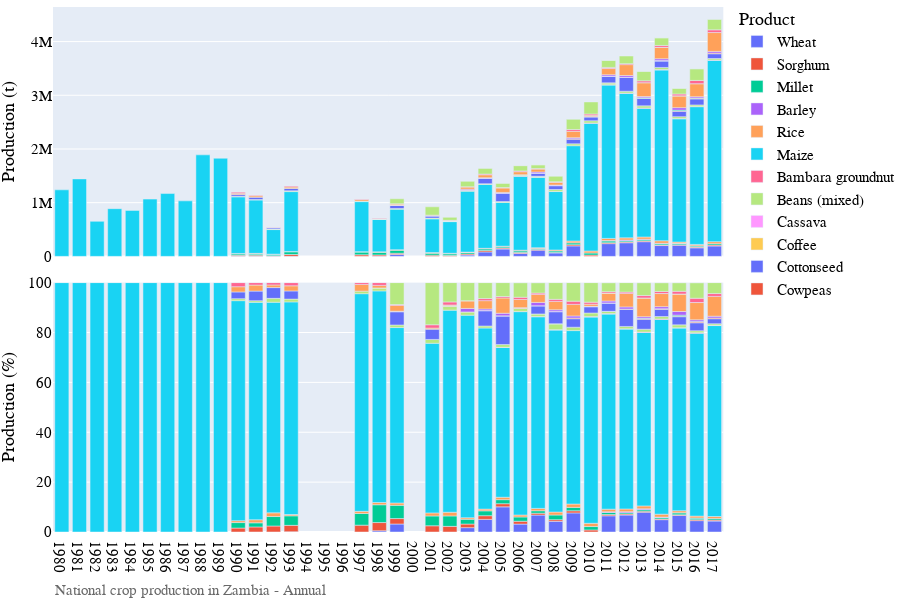

Notebook code cell kept with this figure:
### Markdown cell above
# Visualization of production data

### Code cell
# Bar chart of national crop production
country_iso, country_name = 'ZM', 'Zambia'
df = pd.read_csv('../data/crop/adm_crop_production_%s.csv' % country_iso, index_col=0)
df['year'] = df['harvest_year']
year = [df['year'].min(), df['year'].max()]
product_order = ['Wheat', 'Sorghum', 'Millet','Barley', 'Rice','Maize']
for season_name in ['Annual']:
    footnote = 'National crop production in %s - %s' % (country_name, season_name)
    fn_save = '../figures/%s_bar_natgrainprod_%s.png' % (country_iso, season_name)
    sub = df[df['season_name'] == season_name]
    fig = PlotBarProduction(sub, year, product_order, footnote)#, fn_save)
    fig.show()

### Figure 1 — Plotly figure (JSON) as saved in the notebook; plotly's stock layout.template omitted (floating-point values rounded to 4 significant figures)
{"data": [{"alignmentgroup": "True", "hovertemplate": "product=Wheat<br>season_name=Annual<br>type=orig_unit<br>year=%{x}<br>value=%{y}<extra></extra>", "legendgroup": "Wheat", "marker": {"color": "#636efa", "pattern": {"shape": ""}}, "name": "Wheat", "offsetgroup": "Wheat", "orientation": "v", "showlegend": true, "textposition": "auto", "type": "bar", "x": [1990, 1991, 1992, 1993, 1998, 1999, 2003, 2004, 2005, 2006, 2007, 2008, 2009, 2011, 2012, 2013, 2014, 2015, 2016, 2017], "xaxis": "x2", "y": [78, 163, 82, 1588, 3618.0, 34410.0, 24520.0, 82858, 136800.0, 53479, 115800.0, 63880, 195500.0, 237300.0, 253500.0, 273600.0, 201500.0, 208500.0, 159400.0, 193700.0], "yaxis": "y2"}, {"alignmentgroup": "True", "hovertemplate": "product=Wheat<br>season_name=Annual<br>type=percent<br>year=%{x}<br>value=%{y}<extra></extra>", "legendgroup": "Wheat", "marker": {"color": "#636efa", "pattern": {"shape": ""}}, "name": "Wheat", "offsetgroup": "Wheat", "orientation": "v", "showlegend": false, "textposition": "auto", "type": "bar", "x": [1990, 1991, 1992, 1993, 1998, 1999, 2003, 2004, 2005, 2006, 2007, 2008, 2009, 2011, 2012, 2013, 2014, 2015, 2016, 2017], "xaxis": "x", "y": [0.006527, 0.01429, 0.01514, 0.1214, 0.5091, 3.207, 1.756, 5.059, 10.08, 3.163, 6.788, 4.285, 7.659, 6.5, 6.795, 7.937, 4.949, 6.656, 4.561, 4.391], "yaxis": "y"}, {"alignmentgroup": "True", "hovertemplate": "product=Sorghum<br>season_name=Annual<br>type=orig_unit<br>year=%{x}<br>value=%{y}<extra></extra>", "legendgroup": "Sorghum", "marker": {"color": "#EF553B", "pattern": {"shape": ""}}, "name": "Sorghum", "offsetgroup": "Sorghum", "orientation": "v", "showlegend": true, "textposition": "auto", "type": "bar", "x": [1990, 1991, 1992, 1993, 1997, 1998, 1999, 2001, 2002, 2003, 2004, 2005, 2006, 2007, 2008, 2009, 2010, 2011, 2012, 2013, 2014, 2015, 2016, 2017], "xaxis": "x2", "y": [18833, 23045, 12996, 33330, 29280.0, 23290.0, 23350.0, 23060.0, 16452, 19980.0, 24270.0, 17240.0, 19473, 12730.0, 9988, 21700.0, 23990.0, 17770.0, 15140.0, 14920.0, 11480.0, 7876.0, 13900.0, 17260.0], "yaxis": "y2"}, {"alignmentgroup": "True", "hovertemplate": "product=Sorghum<br>season_name=Annual<br>type=percent<br>year=%{x}<br>value=%{y}<extra></extra>", "legendgroup": "Sorghum", "marker": {"color": "#EF553B", "pattern": {"shape": ""}}, "name": "Sorghum", "offsetgroup": "Sorghum", "orientation": "v", "showlegend": false, "textposition": "auto", "type": "bar", "x": [1990, 1991, 1992, 1993, 1997, 1998, 1999, 2001, 2002, 2003, 2004, 2005, 2006, 2007, 2008, 2009, 2010, 2011, 2012, 2013, 2014, 2015, 2016, 2017], "xaxis": "x", "y": [1.576, 2.021, 2.399, 2.549, 2.744, 3.278, 2.176, 2.497, 2.261, 1.43, 1.482, 1.27, 1.152, 0.7459, 0.67, 0.8504, 0.8341, 0.4866, 0.4057, 0.4329, 0.282, 0.2515, 0.3978, 0.3911], "yaxis": "y"}, {"alignmentgroup": "True", "hovertemplate": "product=Millet<br>season_name=Annual<br>type=orig_unit<br>year=%{x}<br>value=%{y}<extra></extra>", "legendgroup": "Millet", "marker": {"color": "#00cc96", "pattern": {"shape": ""}}, "name": "Millet", "offsetgroup": "Millet", "orientation": "v", "showlegend": true, "textposition": "auto", "type": "bar", "x": [1990, 1991, 1992, 1993, 1997, 1998, 1999, 2001, 2002, 2003, 2004, 2005, 2006, 2007, 2008, 2009, 2010, 2011, 2012, 2013, 2014, 2015, 2016, 2017], "xaxis": "x2", "y": [26240, 18770, 20547, 49930, 49970.0, 50740.0, 56950.0, 36370.0, 30475, 26870.0, 31830.0, 22040.0, 28996, 16880.0, 27798, 34610.0, 39060.0, 31300.0, 20180.0, 20240.0, 22310.0, 24770.0, 21560.0, 25920.0], "yaxis": "y2"}, {"alignmentgroup": "True", "hovertemplate": "product=Millet<br>season_name=Annual<br>type=percent<br>year=%{x}<br>value=%{y}<extra></extra>", "legendgroup": "Millet", "marker": {"color": "#00cc96", "pattern": {"shape": ""}}, "name": "Millet", "offsetgroup": "Millet", "orientation": "v", "showlegend": false, "textposition": "auto", "type": "bar", "x": [1990, 1991, 1992, 1993, 1997, 1998, 1999, 2001, 2002, 2003, 2004, 2005, 2006, 2007, 2008, 2009, 2010, 2011, 2012, 2013, 2014, 2015, 2016, 2017], "xaxis": "x", "y": [2.196, 1.646, 3.793, 3.818, 4.683, 7.14, 5.308, 3.939, 4.188, 1.924, 1.943, 1.624, 1.715, 0.9891, 1.865, 1.356, 1.358, 0.8574, 0.5408, 0.5871, 0.5478, 0.7908, 0.6169, 0.5876], "yaxis": "y"}, {"alignmentgroup": "True", "hovertemplate": "product=Barley<br>season_name=Annual<br>type=orig_unit<br>year=%{x}<br>value=%{y}<extra></extra>", "legendgroup": "Barley", "marker": {"color": "#ab63fa", "pattern": {"shape": ""}}, "name": "Barley", "offsetgroup": "Barley", "orientation": "v", "showlegend": true, "textposition": "auto", "type": "bar", "x": [2011, 2012, 2013, 2014, 2015, 2016], "xaxis": "x2", "y": [8878.0, 15300.0, 11520.0, 8425.0, 2109.0, 2678.0], "yaxis": "y2"}, {"alignmentgroup": "True", "hovertemplate": "product=Barley<br>season_name=Annual<br>type=percent<br>year=%{x}<br>value=%{y}<extra></extra>", "legendgroup": "Barley", "marker": {"color": "#ab63fa", "pattern": {"shape": ""}}, "name": "Barley", "offsetgroup": "Barley", "orientation": "v", "showlegend": false, "textposition": "auto", "type": "bar", "x": [2011, 2012, 2013, 2014, 2015, 2016], "xaxis": "x", "y": [0.2432, 0.41, 0.3343, 0.2069, 0.06734, 0.07662], "yaxis": "y"}, {"alignmentgroup": "True", "hovertemplate": "product=Rice<br>season_name=Annual<br>type=orig_unit<br>year=%{x}<br>value=%{y}<extra></extra>", "legendgroup": "Rice", "marker": {"color": "#FFA15A", "pattern": {"shape": ""}}, "name": "Rice", "offsetgroup": "Rice", "orientation": "v", "showlegend": true, "textposition": "auto", "type": "bar", "x": [1990, 1991, 1992, 1993, 1997, 1998, 1999, 2001, 2002, 2003, 2004, 2005, 2006, 2007, 2008, 2009, 2010, 2011, 2012, 2013, 2014, 2015, 2016, 2017], "xaxis": "x2", "y": [9051, 14186, 8052, 6839, 9176.0, 6459.0, 10070.0, 11300.0, 10719, 8600.0, 11480.0, 13120.0, 13250.0, 16160.0, 17617, 34380.0, 37300.0, 39000.0, 40460.0, 40410.0, 47320.0, 24120.0, 25060.0, 36990.0], "yaxis": "y2"}, {"alignmentgroup": "True", "hovertemplate": "product=Rice<br>season_name=Annual<br>type=percent<br>year=%{x}<br>value=%{y}<extra></extra>", "legendgroup": "Rice", "marker": {"color": "#FFA15A", "pattern": {"shape": ""}}, "name": "Rice", "offsetgroup": "Rice", "orientation": "v", "showlegend": false, "textposition": "auto", "type": "bar", "x": [1990, 1991, 1992, 1993, 1997, 1998, 1999, 2001, 2002, 2003, 2004, 2005, 2006, 2007, 2008, 2009, 2010, 2011, 2012, 2013, 2014, 2015, 2016, 2017], "xaxis": "x", "y": [0.7574, 1.244, 1.486, 0.523, 0.86, 0.9089, 0.9385, 1.224, 1.473, 0.6157, 0.7007, 0.9668, 0.7835, 0.9472, 1.182, 1.347, 1.297, 1.068, 1.084, 1.172, 1.162, 0.77, 0.7169, 0.8385], "yaxis": "y"}, {"alignmentgroup": "True", "hovertemplate": "product=Maize<br>season_name=Annual<br>type=orig_unit<br>year=%{x}<br>value=%{y}<extra></extra>", "legendgroup": "Maize", "marker": {"color": "#19d3f3", "pattern": {"shape": ""}}, "name": "Maize", "offsetgroup": "Maize", "orientation": "v", "showlegend": true, "textposition": "auto", "type": "bar", "x": [1980, 1981, 1982, 1983, 1984, 1985, 1986, 1987, 1988, 1989, 1990, 1991, 1992, 1993, 1997, 1998, 1999, 2001, 2002, 2003, 2004, 2005, 2006, 2007, 2008, 2009, 2010, 2011, 2012, 2013, 2014, 2015, 2016, 2017], "xaxis": "x2", "y": [1239208, 1442785, 652144, 888247, 855900.0, 1066532, 1169671, 1033661, 1890471, 1827370, 1054400, 994097, 457468, 1114965, 931200.0, 602900.0, 754800.0, 628000.0, 589722, 1135000.0, 1189000.0, 815000.0, 1379004, 1311000.0, 1088000.0, 1775000.0, 2379000.0, 2856000.0, 2692000.0, 2398000.0, 3180000.0, 2295000.0, 2565000.0, 3378000.0], "yaxis": "y2"}, {"alignmentgroup": "True", "hovertemplate": "product=Maize<br>season_name=Annual<br>type=percent<br>year=%{x}<br>value=%{y}<extra></extra>", "legendgroup": "Maize", "marker": {"color": "#19d3f3", "pattern": {"shape": ""}}, "name": "Maize", "offsetgroup": "Maize", "orientation": "v", "showlegend": false, "textposition": "auto", "type": "bar", "x": [1980, 1981, 1982, 1983, 1984, 1985, 1986, 1987, 1988, 1989, 1990, 1991, 1992, 1993, 1997, 1998, 1999, 2001, 2002, 2003, 2004, 2005, 2006, 2007, 2008, 2009, 2010, 2011, 2012, 2013, 2014, 2015, 2016, 2017], "xaxis": "x", "y": [100, 100, 100, 100, 100, 100, 100, 100, 100, 100, 88.24, 87.17, 84.44, 85.26, 87.28, 84.84, 70.36, 68.02, 81.05, 81.23, 72.61, 60.05, 81.56, 76.83, 72.98, 69.55, 82.71, 78.23, 72.16, 69.58, 78.12, 73.26, 73.38, 76.58], "yaxis": "y"}, {"alignmentgroup": "True", "hovertemplate": "product=Bambara groundnut<br>season_name=Annual<br>type=orig_unit<br>year=%{x}<br>value=%{y}<extra></extra>", "legendgroup": "Bambara groundnut", "marker": {"color": "#FF6692", "pattern": {"shape": ""}}, "name": "Bambara groundnut", "offsetgroup": "Bambara groundnut", "orientation": "v", "showlegend": true, "textposition": "auto", "type": "bar", "x": [2005, 2006, 2007, 2008, 2010, 2011, 2012, 2013, 2014, 2015, 2016, 2017], "xaxis": "x2", "y": [919.4, 1451, 2241.0, 2513, 5216.0, 7003.0, 4411.0, 4697.0, 6565.0, 4833.0, 5218.0, 4131.0], "yaxis": "y2"}, {"alignmentgroup": "True", "hovertemplate": "product=Bambara groundnut<br>season_name=Annual<br>type=percent<br>year=%{x}<br>value=%{y}<extra></extra>", "legendgroup": "Bambara groundnut", "marker": {"color": "#FF6692", "pattern": {"shape": ""}}, "name": "Bambara groundnut", "offsetgroup": "Bambara groundnut", "orientation": "v", "showlegend": false, "textposition": "auto", "type": "bar", "x": [2005, 2006, 2007, 2008, 2010, 2011, 2012, 2013, 2014, 2015, 2016, 2017], "xaxis": "x", "y": [0.06774, 0.08582, 0.1313, 0.1686, 0.1814, 0.1918, 0.1182, 0.1363, 0.1612, 0.1543, 0.1493, 0.09364], "yaxis": "y"}, {"alignmentgroup": "True", "hovertemplate": "product=Beans (mixed)<br>season_name=Annual<br>type=orig_unit<br>year=%{x}<br>value=%{y}<extra></extra>", "legendgroup": "Beans (mixed)", "marker": {"color": "#B6E880", "pattern": {"shape": ""}}, "name": "Beans (mixed)", "offsetgroup": "Beans (mixed)", "orientation": "v", "showlegend": true, "textposition": "auto", "type": "bar", "x": [1990, 1991, 1992, 1993, 1997, 1998, 1999, 2001, 2002, 2003, 2004, 2005, 2006, 2007, 2008, 2009, 2010, 2011, 2012, 2013, 2014, 2015, 2016, 2017], "xaxis": "x2", "y": [9464, 7662, 8427, 14720.0, 10990.0, 8260.0, 10990.0, 14180.0, 11270, 18300.0, 13170.0, 15070.0, 19952, 17540.0, 34511, 34530.0, 41370.0, 33430.0, 34000.0, 39110.0, 40030.0, 34940.0, 28370.0, 27510.0], "yaxis": "y2"}, {"alignmentgroup": "True", "hovertemplate": "product=Beans (mixed)<br>season_name=Annual<br>type=percent<br>year=%{x}<br>value=%{y}<extra></extra>", "legendgroup": "Beans (mixed)", "marker": {"color": "#B6E880", "pattern": {"shape": ""}}, "name": "Beans (mixed)", "offsetgroup": "Beans (mixed)", "orientation": "v", "showlegend": false, "textposition": "auto", "type": "bar", "x": [1990, 1991, 1992, 1993, 1997, 1998, 1999, 2001, 2002, 2003, 2004, 2005, 2006, 2007, 2008, 2009, 2010, 2011, 2012, 2013, 2014, 2015, 2016, 2017], "xaxis": "x", "y": [0.792, 0.6719, 1.555, 1.126, 1.03, 1.162, 1.024, 1.536, 1.549, 1.311, 0.804, 1.11, 1.18, 1.028, 2.315, 1.353, 1.439, 0.9155, 0.9111, 1.135, 0.9832, 1.115, 0.8118, 0.6237], "yaxis": "y"}, {"alignmentgroup": "True", "hovertemplate": "product=Cassava<br>season_name=Annual<br>type=orig_unit<br>year=%{x}<br>value=%{y}<extra></extra>", "legendgroup": "Cassava", "marker": {"color": "#FF97FF", "pattern": {"shape": ""}}, "name": "Cassava", "offsetgroup": "Cassava", "orientation": "v", "showlegend": true, "textposition": "auto", "type": "bar", "x": [2008], "xaxis": "x2", "y": [618], "yaxis": "y2"}, {"alignmentgroup": "True", "hovertemplate": "product=Cassava<br>season_name=Annual<br>type=percent<br>year=%{x}<br>value=%{y}<extra></extra>", "legendgroup": "Cassava", "marker": {"color": "#FF97FF", "pattern": {"shape": ""}}, "name": "Cassava", "offsetgroup": "Cassava", "orientation": "v", "showlegend": false, "textposition": "auto", "type": "bar", "x": [2008], "xaxis": "x", "y": [0.04146], "yaxis": "y"}, {"alignmentgroup": "True", "hovertemplate": "product=Coffee<br>season_name=Annual<br>type=orig_unit<br>year=%{x}<br>value=%{y}<extra></extra>", "legendgroup": "Coffee", "marker": {"color": "#FECB52", "pattern": {"shape": ""}}, "name": "Coffee", "offsetgroup": "Coffee", "orientation": "v", "showlegend": true, "textposition": "auto", "type": "bar", "x": [2007, 2011], "xaxis": "x2", "y": [20.78, 34.19], "yaxis": "y2"}, {"alignmentgroup": "True", "hovertemplate": "product=Coffee<br>season_name=Annual<br>type=percent<br>year=%{x}<br>value=%{y}<extra></extra>", "legendgroup": "Coffee", "marker": {"color": "#FECB52", "pattern": {"shape": ""}}, "name": "Coffee", "offsetgroup": "Coffee", "orientation": "v", "showlegend": false, "textposition": "auto", "type": "bar", "x": [2007, 2011], "xaxis": "x", "y": [0.001218, 0.0009366], "yaxis": "y"}, {"alignmentgroup": "True", "hovertemplate": "product=Cottonseed<br>season_name=Annual<br>type=orig_unit<br>year=%{x}<br>value=%{y}<extra></extra>", "legendgroup": "Cottonseed", "marker": {"color": "#636efa", "pattern": {"shape": ""}}, "name": "Cottonseed", "offsetgroup": "Cottonseed", "orientation": "v", "showlegend": true, "textposition": "auto", "type": "bar", "x": [1990, 1991, 1992, 1993, 1999, 2001, 2004, 2005, 2007, 2008, 2009, 2010, 2011, 2012, 2013, 2014, 2015, 2016, 2017], "xaxis": "x2", "y": [32293, 43689, 23430, 42733, 56930.0, 38080.0, 100000.0, 155200.0, 54890.0, 71817, 87000.0, 72070.0, 121900.0, 258500.0, 139600.0, 120300.0, 102700.0, 111600.0, 89290.0], "yaxis": "y2"}, {"alignmentgroup": "True", "hovertemplate": "product=Cottonseed<br>season_name=Annual<br>type=percent<br>year=%{x}<br>value=%{y}<extra></extra>", "legendgroup": "Cottonseed", "marker": {"color": "#636efa", "pattern": {"shape": ""}}, "name": "Cottonseed", "offsetgroup": "Cottonseed", "orientation": "v", "showlegend": false, "textposition": "auto", "type": "bar", "x": [1990, 1991, 1992, 1993, 1999, 2001, 2004, 2005, 2007, 2008, 2009, 2010, 2011, 2012, 2013, 2014, 2015, 2016, 2017], "xaxis": "x", "y": [2.702, 3.831, 4.325, 3.268, 5.306, 4.125, 6.105, 11.43, 3.216, 4.818, 3.409, 2.506, 3.339, 6.927, 4.049, 2.955, 3.277, 3.193, 2.024], "yaxis": "y"}, {"alignmentgroup": "True", "hovertemplate": "product=Cowpeas<br>season_name=Annual<br>type=orig_unit<br>year=%{x}<br>value=%{y}<extra></extra>", "legendgroup": "Cowpeas", "marker": {"color": "#EF553B", "pattern": {"shape": ""}}, "name": "Cowpeas", "offsetgroup": "Cowpeas", "orientation": "v", "showlegend": true, "textposition": "auto", "type": "bar", "x": [1998, 1999, 2002, 2003, 2004, 2005, 2006, 2007, 2008, 2009, 2010, 2011, 2012, 2013, 2014, 2015, 2016, 2017], "xaxis": "x2", "y": [226.4, 839.5, 1094, 52, 1925.0, 1249.0, 3198, 1061.0, 1465, 7394.0, 2482.0, 1368.0, 2056.0, 3988.0, 5239.0, 4992.0, 10590.0, 12430.0], "yaxis": "y2"}, {"alignmentgroup": "True", "hovertemplate": "product=Cowpeas<br>season_name=Annual<br>type=percent<br>year=%{x}<br>value=%{y}<extra></extra>", "legendgroup": "Cowpeas", "marker": {"color": "#EF553B", "pattern": {"shape": ""}}, "name": "Cowpeas", "offsetgroup": "Cowpeas", "orientation": "v", "showlegend": false, "textposition": "auto", "type": "bar", "x": [1998, 1999, 2002, 2003, 2004, 2005, 2006, 2007, 2008, 2009, 2010, 2011, 2012, 2013, 2014, 2015, 2016, 2017], "xaxis": "x", "y": [0.03186, 0.07826, 0.1504, 0.003723, 0.1175, 0.092, 0.1891, 0.06214, 0.09828, 0.2898, 0.08631, 0.03746, 0.05509, 0.1157, 0.1287, 0.1594, 0.3029, 0.2817], "yaxis": "y"}, {"alignmentgroup": "True", "hovertemplate": "product=Pineapple<br>season_name=Annual<br>type=orig_unit<br>year=%{x}<br>value=%{y}<extra></extra>", "legendgroup": "Pineapple", "marker": {"color": "#00cc96", "pattern": {"shape": ""}}, "name": "Pineapple", "offsetgroup": "Pineapple", "orientation": "v", "showlegend": true, "textposition": "auto", "type": "bar", "x": [2011, 2013, 2014, 2015, 2016], "xaxis": "x2", "y": [104.7, 7748.0, 2076.0, 14160.0, 7742.0], "yaxis": "y2"}, {"alignmentgroup": "True", "hovertemplate": "product=Pineapple<br>season_name=Annual<br>type=percent<br>year=%{x}<br>value=%{y}<extra></extra>", "legendgroup": "Pineapple", "marker": {"color": "#00cc96", "pattern": {"shape": ""}}, "name": "Pineapple", "offsetgroup": "Pineapple", "orientation": "v", "showlegend": false, "textposition": "auto", "type": "bar", "x": [2011, 2013, 2014, 2015, 2016], "xaxis": "x", "y": [0.002869, 0.2248, 0.05098, 0.4522, 0.2215], "yaxis": "y"}, {"alignmentgroup": "True", "hovertemplate": "product=Potato<br>season_name=Annual<br>type=orig_unit<br>year=%{x}<br>value=%{y}<extra></extra>", "legendgroup": "Potato", "marker": {"color": "#ab63fa", "pattern": {"shape": ""}}, "name": "Potato", "offsetgroup": "Potato", "orientation": "v", "showlegend": true, "textposition": "auto", "type": "bar", "x": [1999, 2002, 2003, 2004, 2005, 2006, 2007, 2008, 2009, 2010, 2011, 2012, 2013, 2014, 2015, 2016, 2017], "xaxis": "x2", "y": [1458.0, 414, 19320.0, 10120.0, 13970.0, 2310, 22770.0, 10157, 20920.0, 2045.0, 27520.0, 32060.0, 21900.0, 33780.0, 45900.0, 23360.0, 31700.0], "yaxis": "y2"}, {"alignmentgroup": "True", "hovertemplate": "product=Potato<br>season_name=Annual<br>type=percent<br>year=%{x}<br>value=%{y}<extra></extra>", "legendgroup": "Potato", "marker": {"color": "#ab63fa", "pattern": {"shape": ""}}, "name": "Potato", "offsetgroup": "Potato", "orientation": "v", "showlegend": false, "textposition": "auto", "type": "bar", "x": [1999, 2002, 2003, 2004, 2005, 2006, 2007, 2008, 2009, 2010, 2011, 2012, 2013, 2014, 2015, 2016, 2017], "xaxis": "x", "y": [0.1359, 0.0569, 1.383, 0.6177, 1.029, 0.1366, 1.334, 0.6814, 0.82, 0.07109, 0.7537, 0.8591, 0.6352, 0.8296, 1.465, 0.6685, 0.7184], "yaxis": "y"}, {"alignmentgroup": "True", "hovertemplate": "product=Soybean<br>season_name=Annual<br>type=orig_unit<br>year=%{x}<br>value=%{y}<extra></extra>", "legendgroup": "Soybean", "marker": {"color": "#FFA15A", "pattern": {"shape": ""}}, "name": "Soybean", "offsetgroup": "Soybean", "orientation": "v", "showlegend": true, "textposition": "auto", "type": "bar", "x": [1990, 1991, 1992, 1993, 1997, 1998, 1999, 2001, 2002, 2003, 2004, 2005, 2006, 2007, 2008, 2009, 2010, 2011, 2012, 2013, 2014, 2015, 2016, 2017], "xaxis": "x2", "y": [25030.0, 27532, 5737, 26900.0, 28470.0, 7277.0, 24790.0, 3975.0, 2256, 42120.0, 54550.0, 83290.0, 55570, 54880.0, 50290.0, 118000.0, 24500.0, 115800.0, 202600.0, 258300.0, 213500.0, 219700.0, 242000.0, 350900.0], "yaxis": "y2"}, {"alignmentgroup": "True", "hovertemplate": "product=Soybean<br>season_name=Annual<br>type=percent<br>year=%{x}<br>value=%{y}<extra></extra>", "legendgroup": "Soybean", "marker": {"color": "#FFA15A", "pattern": {"shape": ""}}, "name": "Soybean", "offsetgroup": "Soybean", "orientation": "v", "showlegend": false, "textposition": "auto", "type": "bar", "x": [1990, 1991, 1992, 1993, 1997, 1998, 1999, 2001, 2002, 2003, 2004, 2005, 2006, 2007, 2008, 2009, 2010, 2011, 2012, 2013, 2014, 2015, 2016, 2017], "xaxis": "x", "y": [2.095, 2.414, 1.059, 2.057, 2.668, 1.024, 2.311, 0.4306, 0.3101, 3.016, 3.331, 6.136, 3.287, 3.216, 3.373, 4.625, 0.852, 3.171, 5.429, 7.492, 5.243, 7.013, 6.925, 7.954], "yaxis": "y"}, {"alignmentgroup": "True", "hovertemplate": "product=Sugarcane<br>season_name=Annual<br>type=orig_unit<br>year=%{x}<br>value=%{y}<extra></extra>", "legendgroup": "Sugarcane", "marker": {"color": "#19d3f3", "pattern": {"shape": ""}}, "name": "Sugarcane", "offsetgroup": "Sugarcane", "orientation": "v", "showlegend": true, "textposition": "auto", "type": "bar", "x": [2011, 2013, 2014, 2015, 2016], "xaxis": "x2", "y": [259.8, 1137.0, 812.7, 52.06, 9.887], "yaxis": "y2"}, {"alignmentgroup": "True", "hovertemplate": "product=Sugarcane<br>season_name=Annual<br>type=percent<br>year=%{x}<br>value=%{y}<extra></extra>", "legendgroup": "Sugarcane", "marker": {"color": "#19d3f3", "pattern": {"shape": ""}}, "name": "Sugarcane", "offsetgroup": "Sugarcane", "orientation": "v", "showlegend": false, "textposition": "auto", "type": "bar", "x": [2011, 2013, 2014, 2015, 2016], "xaxis": "x", "y": [0.007115, 0.03299, 0.01996, 0.001662, 0.0002829], "yaxis": "y"}, {"alignmentgroup": "True", "hovertemplate": "product=Sunflower seed<br>season_name=Annual<br>type=orig_unit<br>year=%{x}<br>value=%{y}<extra></extra>", "legendgroup": "Sunflower seed", "marker": {"color": "#FF6692", "pattern": {"shape": ""}}, "name": "Sunflower seed", "offsetgroup": "Sunflower seed", "orientation": "v", "showlegend": true, "textposition": "auto", "type": "bar", "x": [1990, 1991, 1992, 1993, 1997, 1998, 1999, 2001, 2002, 2003, 2004, 2005, 2006, 2007, 2008, 2009, 2010, 2011, 2012, 2013, 2014, 2015, 2016, 2017], "xaxis": "x2", "y": [19555, 11267, 5031, 16658, 7880.0, 7828.0, 3985.0, 12230.0, 8867.0, 1333.0, 13600.0, 7843.0, 14852, 8650.0, 12203, 33300.0, 24080.0, 21120.0, 18790.0, 33060.0, 33540.0, 34170.0, 60040.0, 50010.0], "yaxis": "y2"}, {"alignmentgroup": "True", "hovertemplate": "product=Sunflower seed<br>season_name=Annual<br>type=percent<br>year=%{x}<br>value=%{y}<extra></extra>", "legendgroup": "Sunflower seed", "marker": {"color": "#FF6692", "pattern": {"shape": ""}}, "name": "Sunflower seed", "offsetgroup": "Sunflower seed", "orientation": "v", "showlegend": false, "textposition": "auto", "type": "bar", "x": [1990, 1991, 1992, 1993, 1997, 1998, 1999, 2001, 2002, 2003, 2004, 2005, 2006, 2007, 2008, 2009, 2010, 2011, 2012, 2013, 2014, 2015, 2016, 2017], "xaxis": "x", "y": [1.636, 0.988, 0.9286, 1.274, 0.7385, 1.101, 0.3714, 1.325, 1.219, 0.09544, 0.8301, 0.5778, 0.8784, 0.5069, 0.8186, 1.305, 0.8371, 0.5784, 0.5035, 0.9591, 0.8238, 1.091, 1.718, 1.134], "yaxis": "y"}, {"alignmentgroup": "True", "hovertemplate": "product=Sweet Potatoes<br>season_name=Annual<br>type=orig_unit<br>year=%{x}<br>value=%{y}<extra></extra>", "legendgroup": "Sweet Potatoes", "marker": {"color": "#B6E880", "pattern": {"shape": ""}}, "name": "Sweet Potatoes", "offsetgroup": "Sweet Potatoes", "orientation": "v", "showlegend": true, "textposition": "auto", "type": "bar", "x": [1999, 2001, 2002, 2003, 2004, 2005, 2006, 2007, 2008, 2009, 2010, 2011, 2012, 2013, 2014, 2015, 2016, 2017], "xaxis": "x2", "y": [94215, 156100.0, 56330, 101100.0, 104700.0, 75550.0, 99253, 71700.0, 99933, 189600.0, 225100.0, 132000.0, 142000.0, 178500.0, 144000.0, 108900.0, 218600.0, 193300.0], "yaxis": "y2"}, {"alignmentgroup": "True", "hovertemplate": "product=Sweet Potatoes<br>season_name=Annual<br>type=percent<br>year=%{x}<br>value=%{y}<extra></extra>", "legendgroup": "Sweet Potatoes", "marker": {"color": "#B6E880", "pattern": {"shape": ""}}, "name": "Sweet Potatoes", "offsetgroup": "Sweet Potatoes", "orientation": "v", "showlegend": false, "textposition": "auto", "type": "bar", "x": [1999, 2001, 2002, 2003, 2004, 2005, 2006, 2007, 2008, 2009, 2010, 2011, 2012, 2013, 2014, 2015, 2016, 2017], "xaxis": "x", "y": [8.782, 16.9, 7.742, 7.235, 6.395, 5.566, 5.87, 4.201, 6.704, 7.431, 7.826, 3.614, 3.806, 5.179, 3.537, 3.476, 6.254, 4.382], "yaxis": "y"}, {"alignmentgroup": "True", "hovertemplate": "product=Velvet bean<br>season_name=Annual<br>type=orig_unit<br>year=%{x}<br>value=%{y}<extra></extra>", "legendgroup": "Velvet bean", "marker": {"color": "#FF97FF", "pattern": {"shape": ""}}, "name": "Velvet bean", "offsetgroup": "Velvet bean", "orientation": "v", "showlegend": true, "textposition": "auto", "type": "bar", "x": [2006, 2007, 2011, 2013, 2014, 2015, 2016], "xaxis": "x2", "y": [24, 36.76, 39.44, 11.4, 176.0, 45.86, 339.6], "yaxis": "y2"}, {"alignmentgroup": "True", "hovertemplate": "product=Velvet bean<br>season_name=Annual<br>type=percent<br>year=%{x}<br>value=%{y}<extra></extra>", "legendgroup": "Velvet bean", "marker": {"color": "#FF97FF", "pattern": {"shape": ""}}, "name": "Velvet bean", "offsetgroup": "Velvet bean", "orientation": "v", "showlegend": false, "textposition": "auto", "type": "bar", "x": [2006, 2007, 2011, 2013, 2014, 2015, 2016], "xaxis": "x", "y": [0.001419, 0.002154, 0.00108, 0.0003309, 0.004322, 0.001464, 0.009717], "yaxis": "y"}], "layout": {"annotations": [{"showarrow": false, "text": "", "textangle": 90, "x": 0.98, "xanchor": "left", "xref": "paper", "y": 0.2375, "yanchor": "middle", "yref": "paper"}, {"showarrow": false, "text": "", "textangle": 90, "x": 0.98, "xanchor": "left", "xref": "paper", "y": 0.7625, "yanchor": "middle", "yref": "paper"}, {"align": "left", "font": {"color": "dimgrey", "family": "arial", "size": 15}, "showarrow": false, "text": "National crop production in Zambia - Annual", "x": 0, "xref": "paper", "y": -0.13, "yref": "paper"}], "barmode": "relative", "font": {"color": "black", "family": "arial", "size": 15}, "height": 600, "legend": {"title": {"text": "Product"}, "tracegroupgap": 0, "x": 1, "y": 1.01}, "margin": {"b": 0, "l": 0, "r": 0, "t": 0}, "width": 900, "xaxis": {"anchor": "y", "domain": [0, 0.98], "dtick": 1, "range": [1980.0, 2018.0], "title": {"text": ""}}, "xaxis2": {"anchor": "y2", "domain": [0, 0.98], "matches": "x", "showticklabels": false}, "yaxis": {"anchor": "x", "domain": [0, 0.475], "range": [0, 100], "title": {"text": "Production (%)"}}, "yaxis2": {"anchor": "x2", "domain": [0.525, 1], "title": {"text": "Production (t)"}}}}
